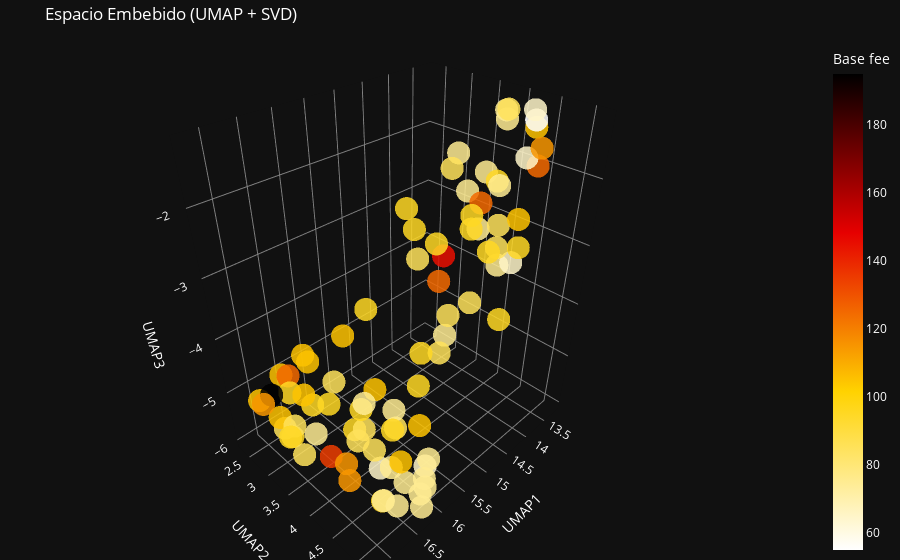

This figure's notebook cell:
### Code cell
import plotly.express as px
import plotly.colors as pc

def plot_umap_svd_space(df_space, color_column=None, discrete_colorscale=False):
    """
    Gráfico 3D del espacio embebido (UMAP + SVD) con escala de color Hot_r-like y estilo oscuro.
    
    Args:
        df_space (pd.DataFrame): DataFrame con columnas ['UMAP1', 'UMAP2', 'UMAP3', ..., 'ID']
        color_column (str, opcional): Columna para colorear los puntos.
        discrete_colorscale (bool): Si True, trata color_column como categórica ordenada.
    """
    df_plot = df_space.copy()

    if color_column:
        df_plot = df_plot.merge(df_attributes[['ID', color_column]], on='ID', how='left')
        
        if discrete_colorscale:
            # Generar una escala de color inspirada en hot_r con 10 colores
            hot_r_colors = pc.sequential.Hot_r[::-1]  # reversa del colormap Hot
            n_colors = df_plot[color_column].nunique()
            colors = pc.sample_colorscale(hot_r_colors, [i / (n_colors - 1) for i in range(n_colors)])

            # Crear un mapping de valor → color
            unique_vals = sorted(df_plot[color_column].dropna().unique())
            color_map = dict(zip(unique_vals, colors))

            df_plot["color_hex"] = df_plot[color_column].map(color_map)
            color_values = df_plot["color_hex"]
        else:
            color_values = df_plot[color_column]
    else:
        color_values = None

    fig = px.scatter_3d(
        df_plot,
        x="UMAP1", y="UMAP2", z="UMAP3",
        color=color_values,
        hover_name="ID",
        opacity=0.85,
        color_continuous_scale="hot_r",
        title="Espacio Embebido (UMAP + SVD)",
        template="plotly_dark"
    )
    
    fig.update_layout(
        margin={"r":0, "t":40, "l":0, "b":0},
        paper_bgcolor="#111111",
        plot_bgcolor="#111111",
        font=dict(color="white"),
        scene=dict(
            xaxis=dict(title="UMAP1", backgroundcolor="#111111", gridcolor="gray"),
            yaxis=dict(title="UMAP2", backgroundcolor="#111111", gridcolor="gray"),
            zaxis=dict(title="UMAP3", backgroundcolor="#111111", gridcolor="gray")
        )
    )
    return fig



fig = plot_umap_svd_space(df_space,color_column="Base fee")
fig.show()
